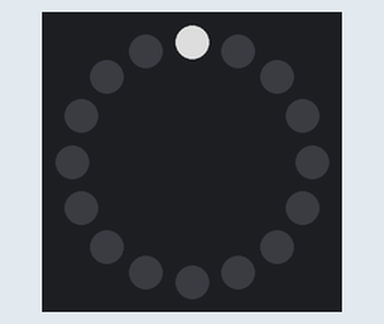
This sketch was run on a simulated Arduino Uno, built with avr-gcc and run on an emulated ATmega328P. Parts: 16 RGB LEDs in a ring, first at the top, clockwise. Dim RGB values are drawn brighter than linear.

Above: at 0.01 s.
At 4.1 s:
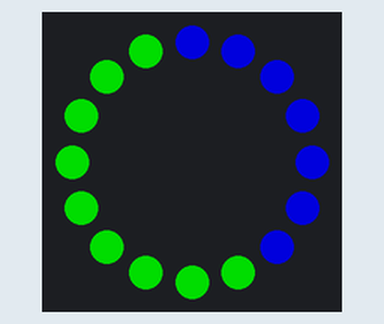
At 8.34 s:
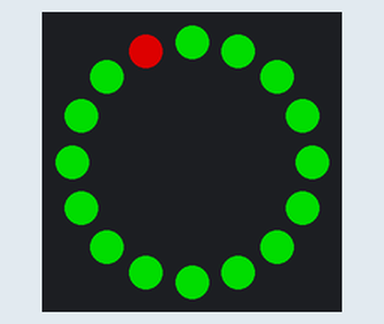
At 19.26 s:
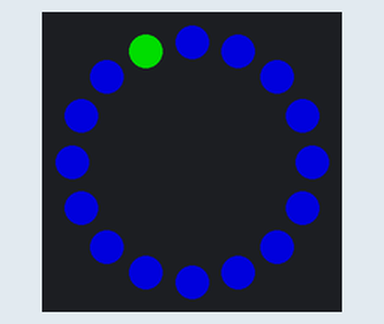
At 30.33 s:
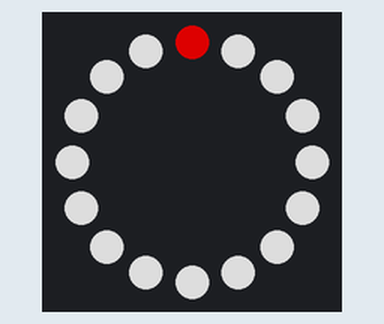
At 39.88 s:
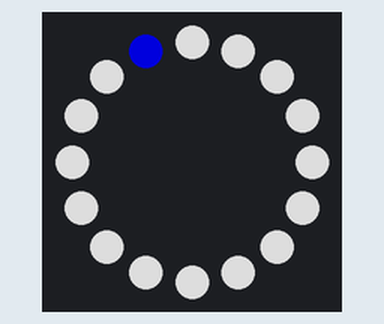

The sketch:

Ring_002.ino
```cpp
/*
   ------Projeto Wearables------

   NERA e Nu[Tec]² - IFES Serra


   Anel RGB - Aprofundamento - Ring002.ino
   Demais funções

   Objetivo: Implementar rotina de inicialização e verificação

   Conclusões:
     - Usando 1 minuto para inicialização a partir do produto entre 'rpt' e 'del', rpt = repetição da rotina, del = tempo de espera entre os leds:
        * Para 1 minuto:
            *   RPT ------- DEL
            *    12 ------- 75
            *     6 ------- 150
            *     3 ------- 300
            *     1 ------- 900

     - Funções descobertas:
        * OBJETO.fill(cor(em padrão próprio), led_inicial, led_final): Preenche os leds do range especificado com a cor especificada;
        * OBJETO.setBrightness(0<->255): Configura o nível do brilho dos leds;
        * OBJETO.getPixelColor(pixel): Retorna a cor definida para o led específico;

   Autor: Magnu Windell Araújo Santos, Maio - 2020.

*/

#include <Adafruit_NeoPixel.h>  //Biblioteca Adafruit para controle dos leds

#define PIN 7 //Pino de comunicação com o anel
#define NUMPIXELS 16 //Número de pixels(leds) no equipamento
#define DELAYVAL 500 //Tempo de pausa

Adafruit_NeoPixel ring(NUMPIXELS, PIN); //Cria o objeto 'ring' do tipo Adafruit_NeoPixel

void setup() {
  ring.begin(); //Inicialização do objeto 'ring'
  ring.clear(); //Apaga todos os leds
  ring.show();  //Envia atualização para o hardware

  starting();   //Executa rotina de inicialização
}

void loop() {

}

void starting() {
  int rpt = 12;   //Repetição da rotina
  int del = 75;   //Tempo de delay entre acionamento dos leds
  for(int i=0; i<rpt; i++){ //Em cada repetição
    colorWipe(ring.Color(150, 150, 150), del); //Wipe em branco
    colorWipe(ring.Color(150, 0, 0), del);     //Wipe em vermelho
    colorWipe(ring.Color(0, 150, 0), del);     //Wipe em verde
    colorWipe(ring.Color(0, 0, 150), del);     //Wipe em azul
  }
  ring.clear();  //Apaga todos os leds
  ring.show();   //Envia atualização para o hardware
}

void colorWipe(uint32_t color, int wait) {
  for(int k=0; k<ring.numPixels(); k++) { //Para cada led
    ring.setPixelColor(k, color);         //Define a cor do led
    ring.show();                          //Envia atualização para o hardware
    delay(wait);                          //Tempo de espera
  }
}
```
